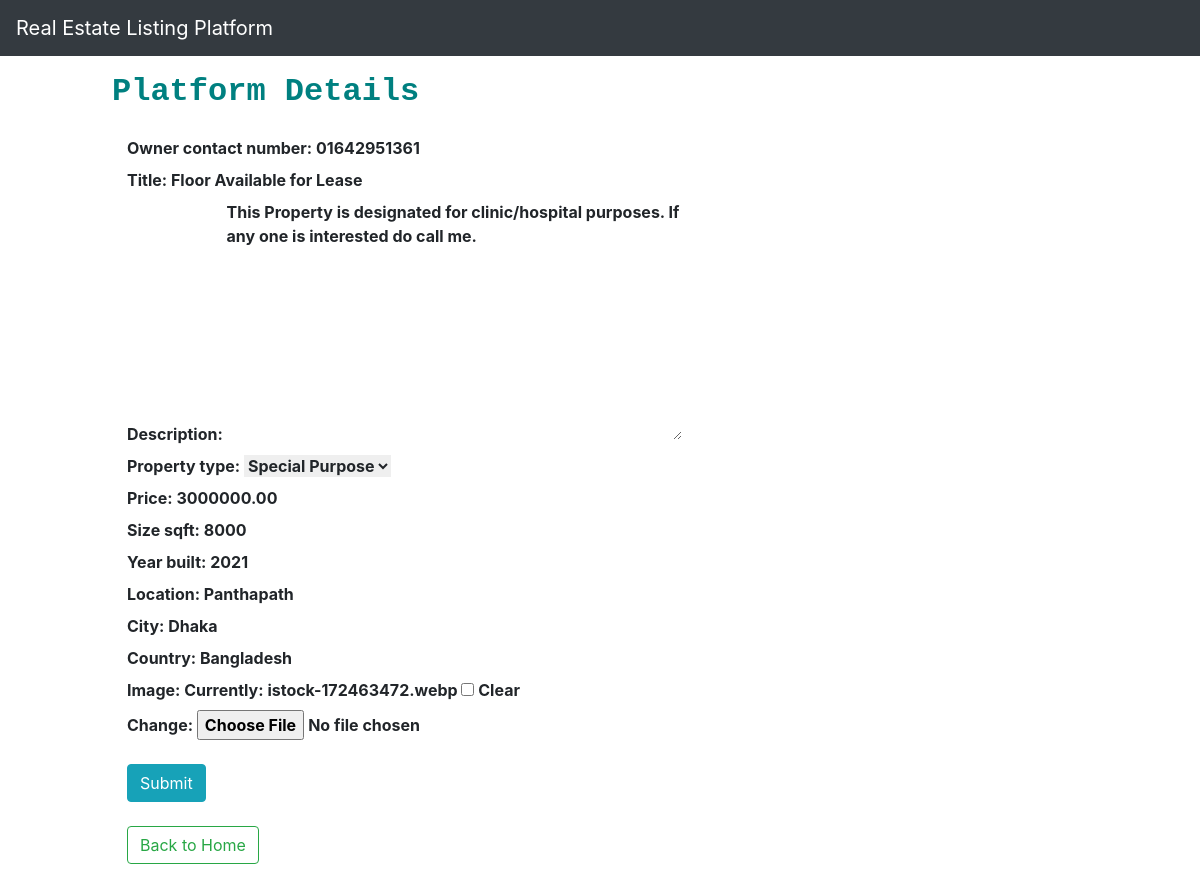
Screenshot of /platforms/update-platform/25 with the database file from the repository.
### platforms/models.py (models this page shows, shortened)
class Platform(models.Model):
    property_type_choices = [
        ('Residential', 'Residential'),
        ('Commercial', 'Commercial'),
        ('Land', 'Land'),
        ('Industrial', 'Industrial'),
        ('Special Purpose', 'Special Purpose')
    ]
    owner_contact_number = models.CharField(max_length=15, blank=True, null=True)
    title = models.CharField(max_length=100)
    description = models.TextField(default="This Property is mindblowing!")
    property_type = models.CharField(max_length=20, choices=property_type_choices)
    price = models.DecimalField(max_digits=10, decimal_places=2)
    size_sqft = models.PositiveIntegerField()
    year_built = models.PositiveIntegerField()
    location = models.CharField(max_length=100)
    city = models.CharField(max_length=50)
    country = models.CharField(max_length=50)
    listed_date = models.DateField(auto_now_add=True)
    image = models.ImageField(default='houses.png', blank=True)

### platforms/views.py (the view)
# urls.py: path('update-platform/<int:p_id>', views.update_platform, name='update-platform'),
def update_platform(request, p_id):
    p = Platform.objects.get(pk=p_id)
    if request.method == "POST":
        form = forms.PlatformForm(request.POST or None, request.FILES, instance=p )
        if form.is_valid():
            form.save()
            return redirect("home")
    else:
        form = forms.PlatformForm(instance=p)
    return render(request, 'forms.html', {
        "form": form
    })

### platforms/forms.py
class PlatformForm(forms.ModelForm):
    class Meta:
        model = Platform
        fields = '__all__'

### templates/forms.html (shortened to what this page needs)
<!DOCTYPE html>
<html lang="en">
{% extends "home.html" %}
{% block content %}
<head>
</head>
<body>
<b>
 <h1 class="text-4xl text-gray-900"  style="color:Teal; font-family:courier; font-size:200%;">Platform Details</h1></b>
<div class="container mt-4">
<form method = "POST" enctype="multipart/form-data">
    <b>
    {{ form.as_p }}</b>    <br>
    <button type = "submit" value = "OK" class="btn btn-info"> Submit</button>
</form>
    <br>
 <a href="{% url 'home' %}" class= " btn btn-outline-success" >Back to Home</a>
{% endblock %}

### rows the page displays
Platform: owner_contact_number "01642951361", title "Floor Available for Lease", description "This Property is designated for clinic/hospital purposes. If any one is interested do call me.", property_type "Special Purpose", price "3000000.00", size_sqft "8000", year_built "2021", location "Panthapath", city "Dhaka", country "Bangladesh"
